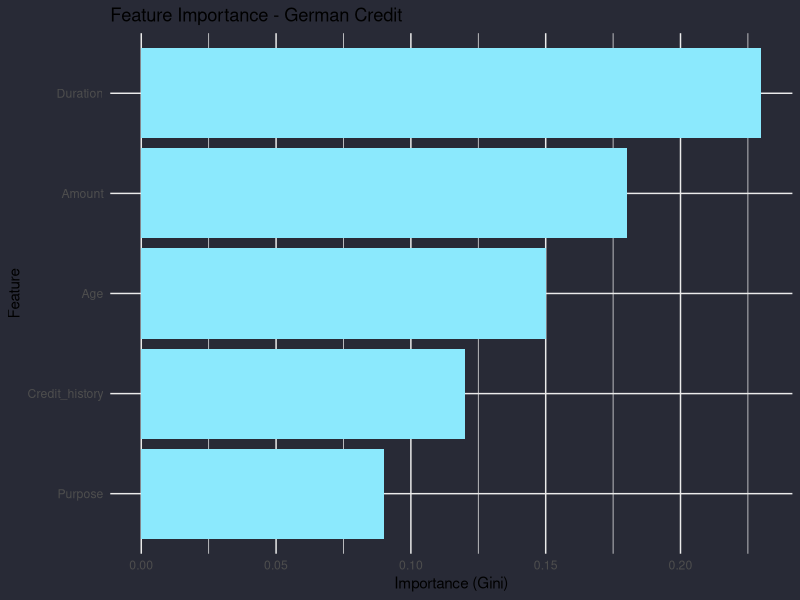
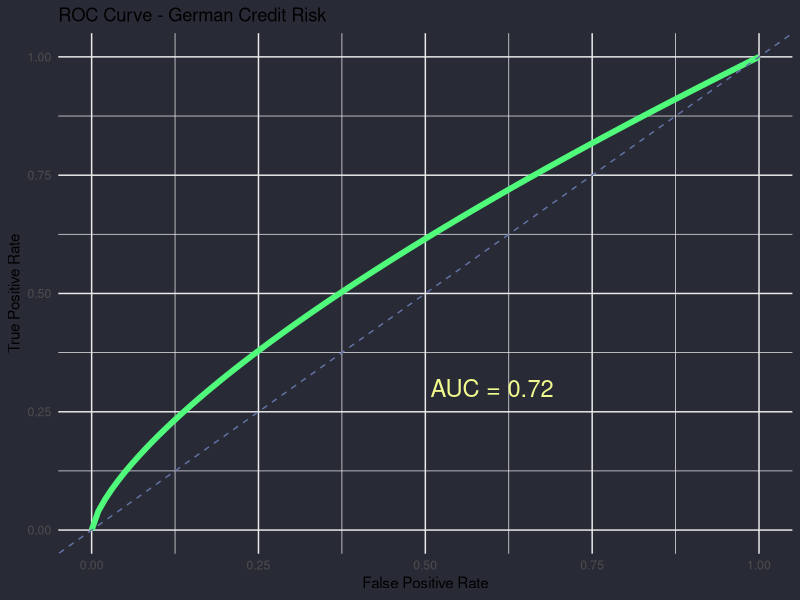
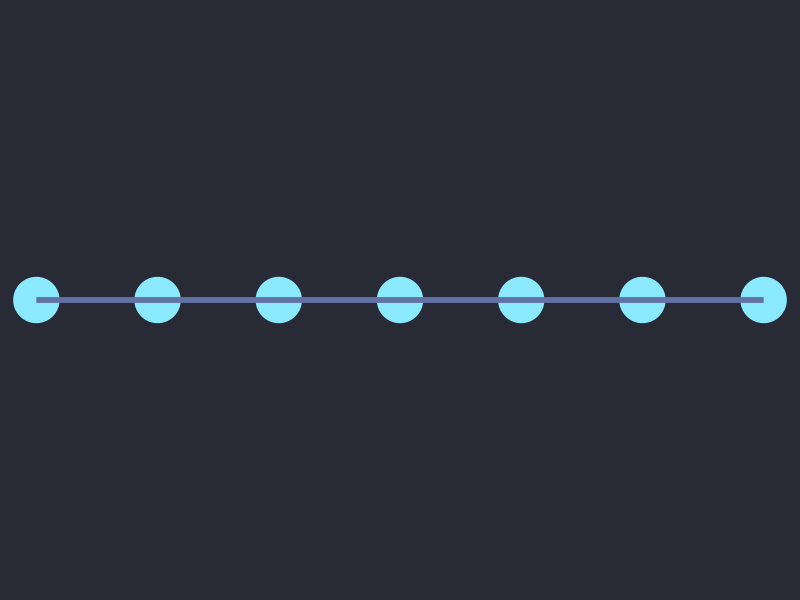

Write the R code that produced these figures, in order.
# Gerar visualizações para aula-09

# a) Gráfico de Feature Importance
library(ggplot2)

importance_df <- data.frame(
  Feature = c("Duration", "Amount", "Age", "Credit_history", "Purpose"),
  Importance = c(0.23, 0.18, 0.15, 0.12, 0.09)
)

p1 <- ggplot(importance_df, aes(x = reorder(Feature, Importance), y = Importance)) +
  geom_col(fill = "#8be9fd") +
  coord_flip() +
  labs(title = "Feature Importance - German Credit",
       x = "Feature", y = "Importance (Gini)") +
  theme_minimal() +
  theme(plot.background = element_rect(fill = "#282a36", color = "#282a36"))

ggsave("/home/openclaw/.openclaw/workspace/reveal-cpvbcdd-202501/ciencia-dados/images/feature-importance.png",
       plot = p1, width = 8, height = 5, dpi = 150)
cat("Feature Importance: OK\n")

# b) Gráfico AUC
roc_df <- data.frame(
  FPR = seq(0, 1, length.out = 100),
  TPR = seq(0, 1, length.out = 100)^0.7
)

p2 <- ggplot(roc_df, aes(x = FPR, y = TPR)) +
  geom_line(color = "#50fa7b", size = 2) +
  geom_abline(linetype = "dashed", color = "#6272a4") +
  annotate("text", x = 0.6, y = 0.3, label = "AUC = 0.72",
           color = "#f1fa8c", size = 6) +
  labs(title = "ROC Curve - German Credit Risk",
       x = "False Positive Rate", y = "True Positive Rate") +
  theme_minimal() +
  theme(plot.background = element_rect(fill = "#282a36", color = "#282a36"))

ggsave("/home/openclaw/.openclaw/workspace/reveal-cpvbcdd-202501/ciencia-dados/images/roc-curve.png",
       plot = p2, width = 8, height = 5, dpi = 150)
cat("ROC Curve: OK\n")

# c) Tabela com xtable
library(xtable)

metricas <- data.frame(
  Metrica = c("Accuracy", "Precision", "Recall", "F1-Score", "AUC"),
  Valor = c("0.72", "0.55", "0.38", "0.45", "0.72"),
  Interpretação = c("Geral", "Classe positiva", "Classe positiva", "Balanceado", "Razoável")
)

print(xtable(metricas, caption = "Métricas de Avaliação"), type = "html")
cat("Tabela xtable: OK\n")

# d) Pipeline Visual
pipeline_df <- data.frame(
  step = c("Dados", "Split", "Limpeza", "Feature", "Treino", "Validação", "Teste"),
  x = 1:7,
  y = rep(1, 7)
)

p3 <- ggplot(pipeline_df, aes(x = x, y = y)) +
  geom_point(size = 15, color = "#8be9fd") +
  geom_line(size = 2, color = "#6272a4") +
  geom_text(aes(label = step), y = 1.3, color = "#f8f8f2", size = 4) +
  scale_x_continuous(breaks = 1:7, labels = pipeline_df$step) +
  theme_void() +
  theme(plot.background = element_rect(fill = "#282a36", color = "#282a36"))

ggsave("/home/openclaw/.openclaw/workspace/reveal-cpvbcdd-202501/ciencia-dados/images/pipeline.png",
       plot = p3, width = 10, height = 3, dpi = 150)
cat("Pipeline: OK\n")

cat("\nTodas as visualizações geradas com sucesso!\n")
